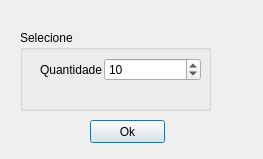
<?xml version="1.0" encoding="UTF-8"?>
<ui version="4.0">
 <class>QQuantidade</class>
 <widget class="QDialog" name="QQuantidade">
  <property name="windowModality">
   <enum>Qt::NonModal</enum>
  </property>
  <property name="geometry">
   <rect>
    <x>0</x>
    <y>0</y>
    <width>263</width>
    <height>159</height>
   </rect>
  </property>
  <property name="windowTitle">
   <string>Quantidade</string>
  </property>
  <widget class="QGroupBox" name="groupBox">
   <property name="geometry">
    <rect>
     <x>20</x>
     <y>30</y>
     <width>191</width>
     <height>81</height>
    </rect>
   </property>
   <property name="title">
    <string>Selecione</string>
   </property>
   <widget class="QWidget" name="formLayoutWidget">
    <property name="geometry">
     <rect>
      <x>20</x>
      <y>28</y>
      <width>161</width>
      <height>41</height>
     </rect>
    </property>
    <layout class="QFormLayout" name="formLayout">
     <property name="fieldGrowthPolicy">
      <enum>QFormLayout::AllNonFixedFieldsGrow</enum>
     </property>
     <property name="horizontalSpacing">
      <number>1</number>
     </property>
     <property name="verticalSpacing">
      <number>6</number>
     </property>
     <property name="rightMargin">
      <number>0</number>
     </property>
     <item row="2" column="0">
      <widget class="QLabel" name="numeroLabel">
       <property name="text">
        <string>Quantidade</string>
       </property>
      </widget>
     </item>
     <item row="2" column="1">
      <widget class="QSpinBox" name="numeroSpinBox">
       <property name="value">
        <number>10</number>
       </property>
      </widget>
     </item>
    </layout>
   </widget>
  </widget>
  <widget class="QPushButton" name="pushButtonOk">
   <property name="geometry">
    <rect>
     <x>90</x>
     <y>120</y>
     <width>75</width>
     <height>23</height>
    </rect>
   </property>
   <property name="text">
    <string>Ok</string>
   </property>
  </widget>
  <action name="action_ok">
   <property name="text">
    <string>Ok</string>
   </property>
  </action>
 </widget>
 <resources/>
 <connections/>
</ui>
